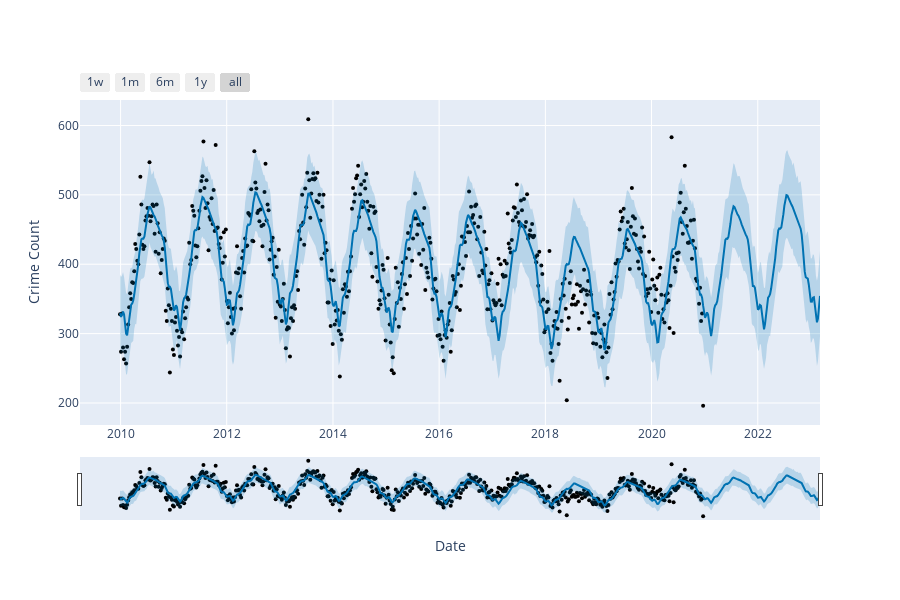

The code cell stored with this chart in its notebook:
### Code cell
plot_plotly(m, forecast, xlabel='Date', ylabel='Crime Count')

### Figure 1 — Plotly figure (JSON) as saved in the notebook; plotly's stock layout.template omitted (floating-point values rounded to 4 significant figures; data arrays with more than 128 entries replaced by an {"elided": "..."} marker saying what was removed)
{"data": [{"marker": {"color": "black", "size": 4}, "mode": "markers", "name": "Actual", "type": "scatter", "x": {"elided": "574 str values"}, "y": {"elided": "574 int values"}}, {"hoverinfo": "skip", "line": {"width": 0}, "mode": "lines", "type": "scatter", "x": {"elided": "689 str values"}, "y": {"elided": "689 float values"}}, {"fill": "tonexty", "fillcolor": "rgba(0, 114, 178, 0.2)", "line": {"color": "#0072B2", "width": 2}, "mode": "lines", "name": "Predicted", "type": "scatter", "x": {"elided": "689 str values"}, "y": {"elided": "689 float values"}}, {"fill": "tonexty", "fillcolor": "rgba(0, 114, 178, 0.2)", "hoverinfo": "skip", "line": {"width": 0}, "mode": "lines", "type": "scatter", "x": {"elided": "689 str values"}, "y": {"elided": "689 float values"}}], "layout": {"height": 600, "showlegend": false, "width": 900, "xaxis": {"rangeselector": {"buttons": [{"count": 7, "label": "1w", "step": "day", "stepmode": "backward"}, {"count": 1, "label": "1m", "step": "month", "stepmode": "backward"}, {"count": 6, "label": "6m", "step": "month", "stepmode": "backward"}, {"count": 1, "label": "1y", "step": "year", "stepmode": "backward"}, {"step": "all"}]}, "rangeslider": {"visible": true}, "title": {"text": "Date"}, "type": "date"}, "yaxis": {"title": {"text": "Crime Count"}}}}
